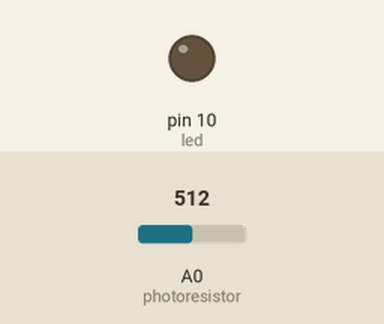
Simulated run of this sketch. Board: Arduino Uno, built with avr-gcc and run on an emulated ATmega328P. On the bench: output pins drawn as LEDs (lit = HIGH). The inputs (shaded band) are chosen by the test bench; at power-on: A0 (photoresistor) = 512.

Above: at 1.2 s.
1.3 s: A0 (photoresistor) set to 307
2.8 s: A0 (photoresistor) set to 282
At 3.5 s:
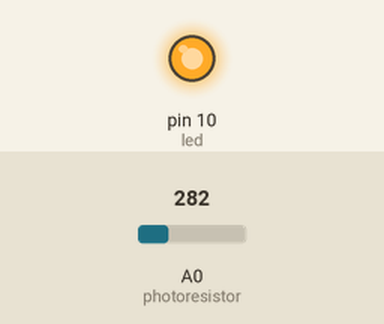
4.3 s: A0 (photoresistor) set to 306
At 4.7 s:
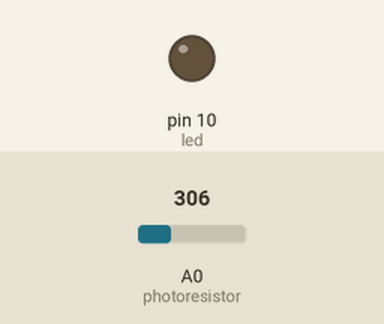
5.8 s: A0 (photoresistor) set to 290
At 7.0 s:
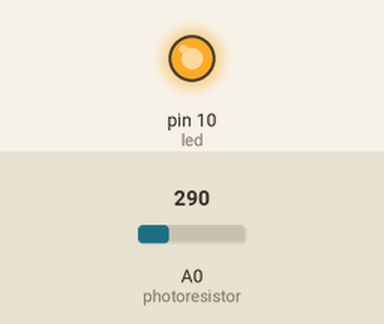
Timing chart, 0 to 8.3 s (numbered marks = the images above; inputs shaded):
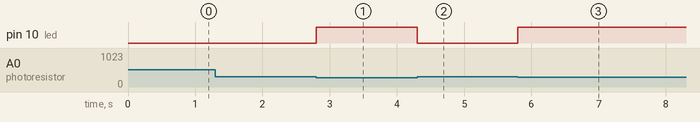

Measured:
- the behaviour switches between 300 and 299 on A0 (photoresistor) (found by bisection; images 0 and 1)
- after the input at 1.3 s, every drawn part: stays the same
- after the input at 2.8 s, pin 10 (led): LOW → HIGH at once
- after the input at 4.3 s, pin 10 (led): HIGH → LOW at once
- after the input at 5.8 s, pin 10 (led): LOW → HIGH at once

The sketch:

Turn_on_LED_when_is_Dark_Code.ino
```cpp
#define photoresistor A0
#define led 10

void setup(){
  pinMode(led, OUTPUT);
  digitalWrite(led, LOW);
}

void loop(){
  int light = analogRead(photoresistor);

  if(light <300) digitalWrite(led, HIGH);
  else digitalWrite(led, LOW);

}
```
